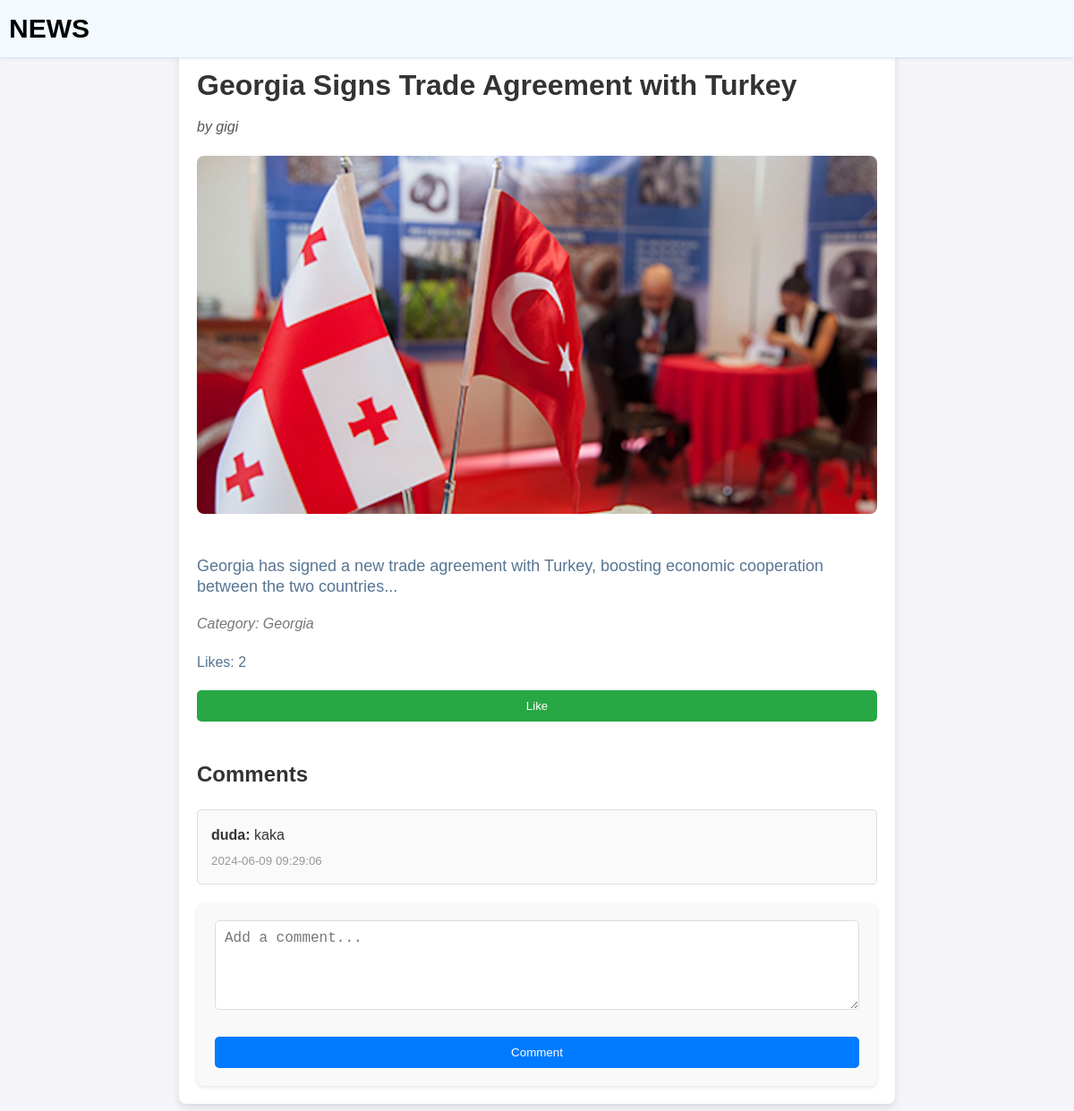
Screenshot of /article.php?id=23 with the database file from the repository.
### tables this page shows
CREATE TABLE `articles` (
  `article_id` int(4) UNSIGNED NOT NULL,
  `title` varchar(255) NOT NULL,
  `content` text NOT NULL,
  `image_url` varchar(255) DEFAULT NULL,
  `published_at` timestamp NOT NULL DEFAULT current_timestamp(),
  `author_id` int(4) UNSIGNED DEFAULT NULL,
  `category_id` int(4) UNSIGNED DEFAULT NULL
);

CREATE TABLE `users` (
  `user_id` int(4) UNSIGNED NOT NULL,
  `username` varchar(50) NOT NULL,
  `email` varchar(100) NOT NULL,
  `password` varchar(255) NOT NULL,
  `user_type` enum('admin','basic') NOT NULL DEFAULT 'basic',
  `created_at` timestamp NOT NULL DEFAULT current_timestamp()
);

CREATE TABLE `categories` (
  `category_id` int(4) UNSIGNED NOT NULL,
  `name` varchar(50) NOT NULL,
  `description` text DEFAULT NULL,
  `created_at` timestamp NOT NULL DEFAULT current_timestamp()
);

CREATE TABLE `comments` (
  `comment_id` int(4) UNSIGNED NOT NULL,
  `content` text NOT NULL,
  `created_at` timestamp NOT NULL DEFAULT current_timestamp(),
  `user_id` int(4) UNSIGNED DEFAULT NULL,
  `article_id` int(4) UNSIGNED DEFAULT NULL
);

### article.php (the view, shortened to what this page needs)
<?php
include './conn/db.php';
$article_id = intval($_GET['id']);
$sql_article = "SELECT articles.*, users.username AS author, categories.name AS category FROM articles
                JOIN users ON articles.author_id = users.user_id
                JOIN categories ON articles.category_id = categories.category_id
                WHERE article_id = $article_id";
$result_article = mysqli_query($conn, $sql_article);
$article = mysqli_fetch_assoc($result_article);
$sql_comments = "SELECT comments.*, users.username FROM comments
                 JOIN users ON comments.user_id = users.user_id
                 WHERE article_id = $article_id
                 ORDER BY comments.created_at DESC";
$result_comments = mysqli_query($conn, $sql_comments);
$sql_likes = "SELECT COUNT(*) AS likes_count FROM likes WHERE article_id = $article_id";
$result_likes = mysqli_query($conn, $sql_likes);
$likes = mysqli_fetch_assoc($result_likes);
?>
<!DOCTYPE html>
<html lang="en">
<head>
    <link rel="stylesheet" href="./css/styles.css">
    <link rel="stylesheet" href="./css/article.css">
</head>
<body>
    <nav>
        <div class="main-nav container flex">
            <a href="index.php" class="company-logo">
                <h1>NEWS</h1>
            </a>
        </div>
    </nav>
    <div class="article-container">
        <h1 class="article-title"><?php echo $article['title']; ?></h1>
        <p class="article-author">by <?php echo $article['author']; ?></p>
        <img src="<?php echo $article['image_url']; ?>" alt="Article Image" class="article-image">
        <div class="article-content">
            <p><?php echo nl2br($article['content']); ?></p>
        </div>
        <p class="article-category">Category: <?php echo $article['category']; ?></p>
        <div class="likes-container">
            <p>Likes: <?php echo $likes['likes_count']; ?></p>
            <form id="likeForm">
                <button type="button" onclick="likeArticle()">Like</button>
            </form>
        </div>
        <div class="comments-container">
            <h2>Comments</h2>
            <?php
            if ($result_comments && mysqli_num_rows($result_comments) > 0) {
                while ($comment = mysqli_fetch_assoc($result_comments)) {
                    echo "<div class='comment'><strong>{$comment['username']}:</strong> {$comment['content']} <small>{$comment['created_at']}</small></div>";
                }
            } else {
                echo "No comments yet.";
            }
            ?>
        </div>
        <div class="comment-form">
            <form id="commentForm">
                <textarea name="content" placeholder="Add a comment..."></textarea>
                <button type="button" onclick="addComment()">Comment</button>
            </form>
        </div>
    </div>
</body>
</html>

### css/styles.css (style rules this page uses)
* { padding: 0; margin: 0; box-sizing: border-box; }
:root { --primary-text-color: #183b56; --secondary-text-color: #577592; --accent-color: #2294ed; --accent-color-dark: #1d69a3; }
body { font-family: "Poppins", sans-serif; color: var(--primary-text-color); }
p { color: var(--secondary-text-color); line-height: 1.4rem; }
a { text-decoration: none; }
.flex { display: flex; align-items: center; }
.container { max-width: 1180px; margin-inline: auto; overflow: hidden; }
nav { background-color: #f3faff; box-shadow: 0 0 4px #bbd0e2; position: fixed; top: 0; z-index: 99; left: 0; right: 0; }
.main-nav { justify-content: space-between; padding-block: 8px; }
.company-logo { font-size: 20px; color: black; }
form { display: flex; flex-direction: column; }
form button { margin-top: 20px; padding: 10px; background-color: var(--accent-color); color: white; border: none; border-radius: 4px; cursor: pointer; }

### css/article.css (style rules this page uses)
body { font-family: Arial, sans-serif; line-height: 1.6; color: #333; background-color: #f4f4f9; margin: 0; padding: 0; }
.article-container { max-width: 800px; margin: 20px auto; padding: 20px; padding-top: 50px; background: #fff; box-shadow: 0 4px 8px rgba(0, 0, 0, 0.1); border-radius: 8px; }
.article-title { font-size: 32px; font-weight: bold; color: #333; margin-bottom: 10px; }
.article-author { font-style: italic; color: #555; margin-bottom: 20px; }
.article-image { width: 100%; height: auto; border-radius: 8px; margin-bottom: 20px; }
.article-content { margin-top: 20px; line-height: 1.8; font-size: 18px; }
.article-category { font-style: italic; color: #777; margin-top: 20px; }
.likes-container { margin-top: 20px; }
.likes-container button { padding: 10px 20px; background-color: #28a745; color: #fff; border: none; border-radius: 5px; cursor: pointer; }
.comments-container { margin-top: 40px; }
.comments-container h2 { margin-bottom: 20px; font-size: 24px; color: #333; }
.comment { margin-bottom: 10px; padding: 15px; border: 1px solid #ddd; background-color: #fafafa; border-radius: 5px; }
.comment strong { font-weight: bold; }
.comment small { color: #999; display: block; margin-top: 5px; }
.comment-form { margin-top: 20px; background: #f9f9f9; padding: 20px; border-radius: 8px; box-shadow: 0 2px 4px rgba(0, 0, 0, 0.1); }
.comment-form textarea { width: 100%; height: 100px; resize: vertical; margin-bottom: 10px; padding: 10px; font-size: 16px; border: 1px solid #ddd; border-radius: 5px; }
.comment-form button { padding: 10px 20px; background-color: #007bff; color: #fff; border: none; border-radius: 5px; cursor: pointer; }

### rows the page displays
articles: title "Georgia Signs Trade Agreement with Turkey", author.username "gigi", image_url (picture), content "Georgia has signed a new trade agreement with Turkey, boosting economic cooperation between the two countries...", category.name "Georgia"
comments: user.username "duda", content "kaka", created_at "2024-06-09 09:29:06"

### other values shown
$likes['likes_count'] "2"
